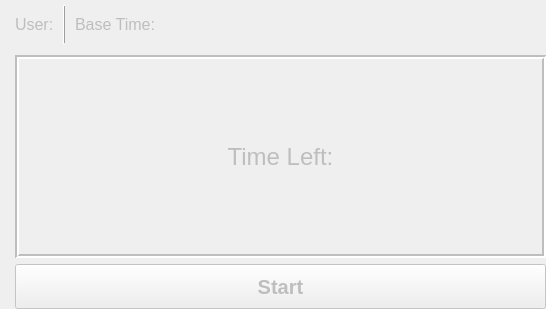
<?xml version="1.0" encoding="UTF-8"?>
<ui version="4.0">
 <class>Form</class>
 <widget class="QWidget" name="Form">
  <property name="geometry">
   <rect>
    <x>0</x>
    <y>0</y>
    <width>546</width>
    <height>309</height>
   </rect>
  </property>
  <property name="minimumSize">
   <size>
    <width>300</width>
    <height>0</height>
   </size>
  </property>
  <property name="baseSize">
   <size>
    <width>520</width>
    <height>300</height>
   </size>
  </property>
  <property name="windowTitle">
   <string>Form</string>
  </property>
  <layout class="QGridLayout" name="gridLayout">
   <property name="leftMargin">
    <number>15</number>
   </property>
   <property name="topMargin">
    <number>0</number>
   </property>
   <property name="rightMargin">
    <number>0</number>
   </property>
   <property name="bottomMargin">
    <number>0</number>
   </property>
   <item row="0" column="0">
    <widget class="QWidget" name="TimedUserWidget" native="true">
     <property name="enabled">
      <bool>true</bool>
     </property>
     <layout class="QGridLayout" name="gridLayout_2" rowstretch="1,4,0" columnstretch="1">
      <property name="leftMargin">
       <number>0</number>
      </property>
      <property name="topMargin">
       <number>0</number>
      </property>
      <property name="rightMargin">
       <number>0</number>
      </property>
      <property name="bottomMargin">
       <number>0</number>
      </property>
      <property name="verticalSpacing">
       <number>6</number>
      </property>
      <item row="1" column="0">
       <widget class="QLabel" name="timeLabel">
        <property name="enabled">
         <bool>false</bool>
        </property>
        <property name="font">
         <font>
          <pointsize>18</pointsize>
         </font>
        </property>
        <property name="frameShape">
         <enum>QFrame::Box</enum>
        </property>
        <property name="frameShadow">
         <enum>QFrame::Sunken</enum>
        </property>
        <property name="lineWidth">
         <number>2</number>
        </property>
        <property name="text">
         <string>Time Left:</string>
        </property>
        <property name="alignment">
         <set>Qt::AlignCenter</set>
        </property>
       </widget>
      </item>
      <item row="0" column="0">
       <layout class="QHBoxLayout" name="userInfoLayout">
        <property name="spacing">
         <number>9</number>
        </property>
        <property name="leftMargin">
         <number>0</number>
        </property>
        <property name="topMargin">
         <number>5</number>
        </property>
        <property name="bottomMargin">
         <number>5</number>
        </property>
        <item>
         <widget class="QLabel" name="userLabel">
          <property name="enabled">
           <bool>false</bool>
          </property>
          <property name="maximumSize">
           <size>
            <width>16777215</width>
            <height>39</height>
           </size>
          </property>
          <property name="font">
           <font>
            <pointsize>12</pointsize>
           </font>
          </property>
          <property name="text">
           <string>User:</string>
          </property>
          <property name="alignment">
           <set>Qt::AlignLeading|Qt::AlignLeft|Qt::AlignVCenter</set>
          </property>
          <property name="margin">
           <number>5</number>
          </property>
         </widget>
        </item>
        <item>
         <widget class="Line" name="line">
          <property name="frameShadow">
           <enum>QFrame::Raised</enum>
          </property>
          <property name="orientation">
           <enum>Qt::Vertical</enum>
          </property>
         </widget>
        </item>
        <item>
         <widget class="QLabel" name="baseTimeLabel">
          <property name="enabled">
           <bool>false</bool>
          </property>
          <property name="maximumSize">
           <size>
            <width>16777215</width>
            <height>39</height>
           </size>
          </property>
          <property name="font">
           <font>
            <pointsize>12</pointsize>
           </font>
          </property>
          <property name="text">
           <string>Base Time:</string>
          </property>
          <property name="alignment">
           <set>Qt::AlignLeading|Qt::AlignLeft|Qt::AlignVCenter</set>
          </property>
          <property name="margin">
           <number>5</number>
          </property>
         </widget>
        </item>
        <item>
         <spacer name="horizontalSpacer">
          <property name="orientation">
           <enum>Qt::Horizontal</enum>
          </property>
          <property name="sizeHint" stdset="0">
           <size>
            <width>40</width>
            <height>20</height>
           </size>
          </property>
         </spacer>
        </item>
       </layout>
      </item>
      <item row="2" column="0">
       <widget class="QPushButton" name="startPushButton">
        <property name="enabled">
         <bool>false</bool>
        </property>
        <property name="minimumSize">
         <size>
          <width>0</width>
          <height>45</height>
         </size>
        </property>
        <property name="baseSize">
         <size>
          <width>0</width>
          <height>0</height>
         </size>
        </property>
        <property name="font">
         <font>
          <pointsize>15</pointsize>
          <weight>75</weight>
          <bold>true</bold>
         </font>
        </property>
        <property name="focusPolicy">
         <enum>Qt::NoFocus</enum>
        </property>
        <property name="text">
         <string>Start</string>
        </property>
       </widget>
      </item>
     </layout>
    </widget>
   </item>
  </layout>
 </widget>
 <resources/>
 <connections/>
</ui>
